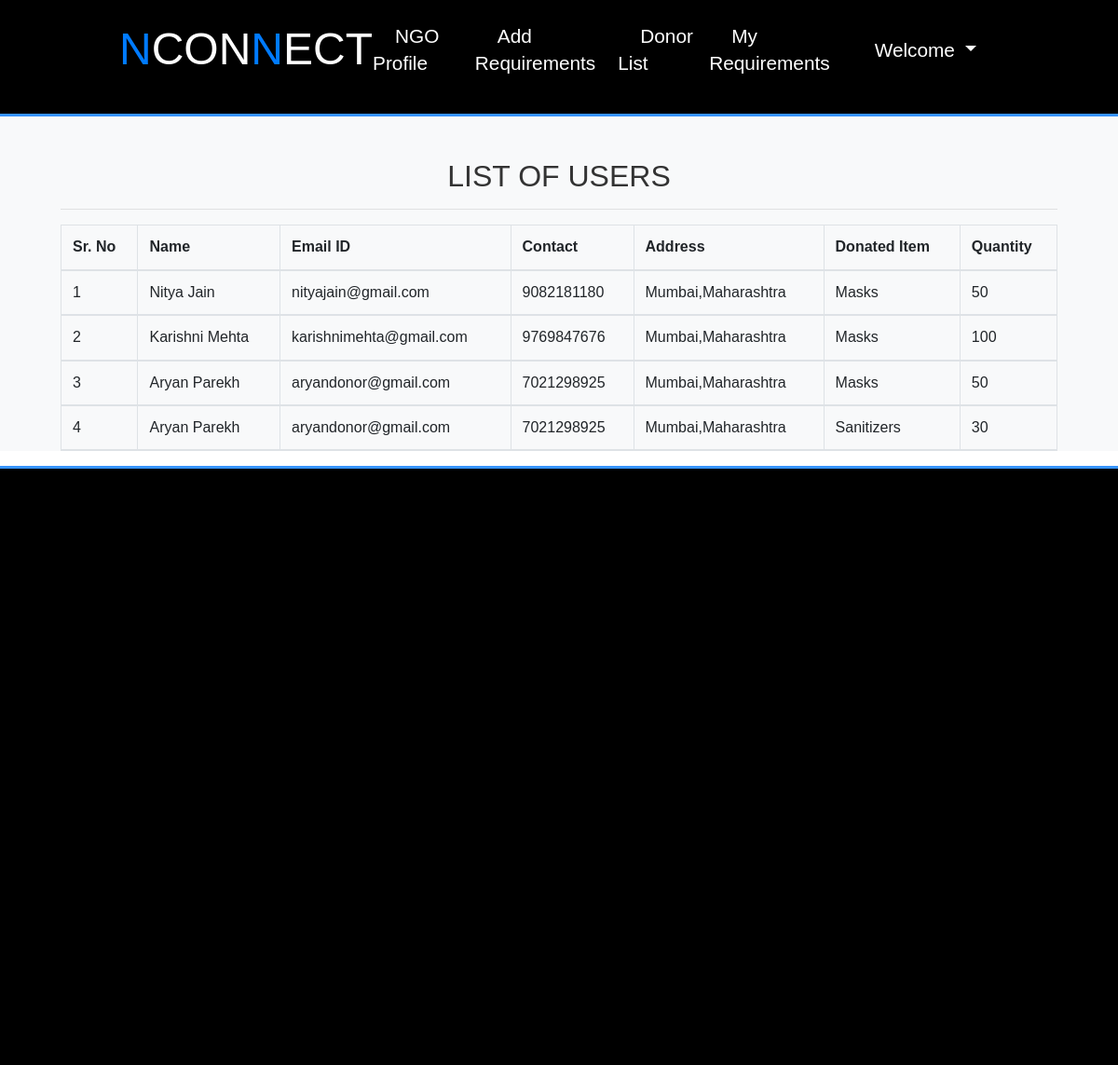
Page /user_donator_list/ (signed in) on the committed database.
### NGO_App/models.py (models this page shows, shortened)
class Reciept(models.Model):
    ngo = models.ForeignKey(NGOProfile,on_delete=models.CASCADE)
    user = models.ForeignKey(UserProfile,on_delete=models.CASCADE)
    ngo_add_requirement = models.CharField(max_length=50)
    donated_items=models.IntegerField()

class UserProfile(models.Model):
    user = models.OneToOneField(User,on_delete=models.CASCADE)
    contact = models.CharField(max_length=10)
    country=models.CharField(max_length=50)
    state=models.CharField(max_length=50)
    city=models.CharField(max_length=50)
    pincode=models.CharField(max_length=50)
    address_line_1=models.CharField(max_length=200)

### NGO_App/views.py (the view)
# urls.py: path('user_donator_list/',user_donator_list,name="user_donator_list"),
def user_donator_list(request):
    if not request.user.is_authenticated:
        return redirect('ngo_login')
    a=User.objects.get(id=request.user.id)
    b=NGOProfile.objects.get(user=a)
    c=Reciept.objects.filter(ngo=b)
    d={'users':c}
    return render(request,'user_donator_list.html',d)

### NGO_App/templates/user_donator_list.html
{% extends 'ngo_navigation.html' %}
{% load static %}
{% block user_body %}
<section id="signup">
  <div class="bg-light">
    <br><br>
    <div class="container">
      <h2 class="text-center">LIST OF USERS</h2>
      <hr>
      <table class="table table-bordered" id=mytable>
        <thead>
          <tr>
            <th>Sr. No</th>
            <th>Name</th>
            <th>Email ID</th>
            <th>Contact</th>
            <th>Address</th>
            <th>Donated Item</th>
            <th>Quantity</th>
          </tr>
          {% for i in users %}
          <tr>
            <td>{{forloop.counter}}</td>
            <td style='text-transform:capitalize;'>{{i.user.user.first_name}} {{i.user.user.last_name}}</td>
            <td>{{i.user.user.username}}</td>
            <td>{{i.user.contact}}</td>
            <td>{{i.user.city}},{{i.user.state}}</td>
            <td>{{i.ngo_add_requirement}}</td>
            <td>{{i.donated_items}}</td>
          </tr>
          {% endfor %}
        </thead>
      </table>
    </div>
  </div>
</section>
{% endblock %}

### NGO_App/static/css/full.css (style rules this page uses)
* { margin:0; padding: 0; box-sizing: border-box; scroll-behavior: smooth; }
body { font-family: Arial, sans-serif; line-height: 1.4; color: #fff; overflow-x: scroll; }
.container { max-width: 1100px; margin: auto; }
.bg-light { background: #f4f4f4; color: #333; }

### rows in the picture
Reciept: user.user.first_name "Nitya", user.user.last_name "Jain", user.user.username "nityajain@gmail.com", user.contact "9082181180", user.city "Mumbai", user.state "Maharashtra", ngo_add_requirement "Masks", donated_items "50"
Reciept: user.user.first_name "Karishni", user.user.last_name "Mehta", user.user.username "karishnimehta@gmail.com", user.contact "9769847676", user.city "Mumbai", user.state "Maharashtra", ngo_add_requirement "Masks", donated_items "100"
Reciept: user.user.first_name "Aryan", user.user.last_name "Parekh", user.user.username "aryandonor@gmail.com", user.contact "7021298925", user.city "Mumbai", user.state "Maharashtra", ngo_add_requirement "Masks", donated_items "50"
Reciept: user.user.first_name "Aryan", user.user.last_name "Parekh", user.user.username "aryandonor@gmail.com", user.contact "7021298925", user.city "Mumbai", user.state "Maharashtra", ngo_add_requirement "Sanitizers", donated_items "30"
